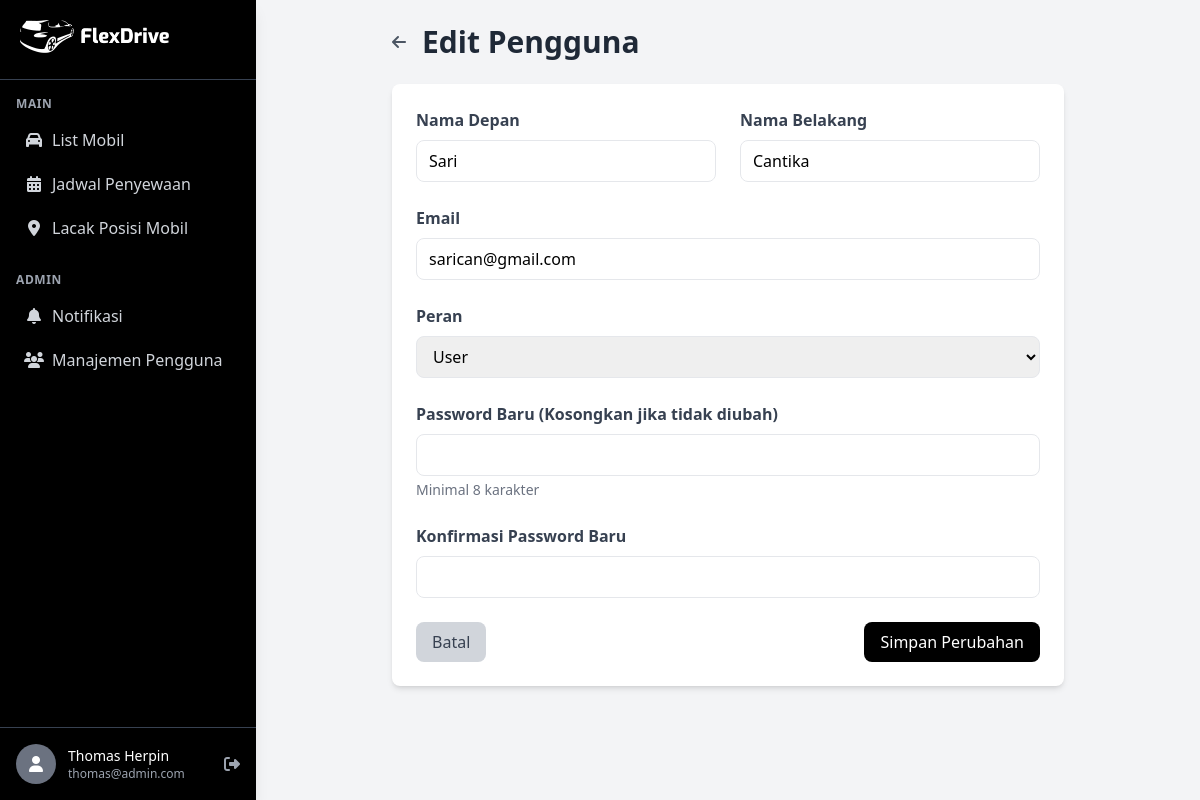
The page /pages/admin/edit_user.php?id=1 (signed in) on the database its author committed.
### tables this page shows
CREATE TABLE `users` (
  `id_user` int(11) NOT NULL,
  `first_name` varchar(50) NOT NULL,
  `last_name` varchar(50) NOT NULL,
  `email` varchar(225) NOT NULL,
  `password` varchar(225) NOT NULL,
  `role` enum('admin','user') NOT NULL DEFAULT 'user'
);

### pages/admin/edit_user.php (the view, shortened to what this page needs)
<?php
require '../config.php';
$userId = $_GET['id'];
$query = "SELECT * FROM users WHERE id_user = ?";
$stmt = mysqli_prepare($conn, $query);
mysqli_stmt_bind_param($stmt, "i", $userId);
mysqli_stmt_execute($stmt);
$result = mysqli_stmt_get_result($stmt);
$user = mysqli_fetch_assoc($result);
?>
<!DOCTYPE html>
<html lang="id">
<head>
    <script src="https://cdn.tailwindcss.com"></script>
    <link href="https://cdnjs.cloudflare.com/ajax/libs/font-awesome/6.4.0/css/all.min.css" rel="stylesheet">
</head>
<body class="bg-gray-100">
    <div class="flex h-screen overflow-hidden">
        <div class="fixed">
            <?php require "../sidebar_admin.php"; ?>
        </div>
        <div class="flex-1 ml-64 overflow-y-auto">
            <div class="p-6">
                <div class="container mx-auto max-w-2xl">
                    <div class="flex items-center mb-6">
                        <a href="manajemen_user.php" class="mr-4 text-gray-600 hover:text-gray-900">
                            <i class="fas fa-arrow-left"></i>
                        </a>
                        <h1 class="text-3xl font-bold text-gray-800">Edit Pengguna</h1>
                    </div>
                    <div class="bg-white shadow-md rounded-lg overflow-hidden">
                        <div class="p-6">
                            <form method="POST" action="">
                                <div class="grid grid-cols-1 md:grid-cols-2 gap-6 mb-6">
                                    <div>
                                        <label for="first_name" class="block text-gray-700 font-semibold mb-2">Nama Depan</label>
                                        <input type="text" id="first_name" name="first_name" value="<?= htmlspecialchars($user['first_name']) ?>"
                                            class="w-full px-3 py-2 border rounded-lg focus:outline-none focus:ring-2 focus:ring-blue-500" required>
                                    </div>
                                    <div>
                                        <label for="last_name" class="block text-gray-700 font-semibold mb-2">Nama Belakang</label>
                                        <input type="text" id="last_name" name="last_name" value="<?= htmlspecialchars($user['last_name']) ?>"
                                            class="w-full px-3 py-2 border rounded-lg focus:outline-none focus:ring-2 focus:ring-blue-500" required>
                                    </div>
                                </div>
                                <div class="mb-6">
                                    <label for="email" class="block text-gray-700 font-semibold mb-2">Email</label>
                                    <input type="email" id="email" name="email" value="<?= htmlspecialchars($user['email']) ?>"
                                        class="w-full px-3 py-2 border rounded-lg focus:outline-none focus:ring-2 focus:ring-blue-500" required>
                                </div>
                                <div class="mb-6">
                                    <label for="role" class="block text-gray-700 font-semibold mb-2">Peran</label>
                                    <select id="role" name="role" class="w-full px-3 py-2 border rounded-lg focus:outline-none focus:ring-2 focus:ring-blue-500">
                                        <option value="user" <?= $user['role'] == 'user' ? 'selected' : '' ?>>User</option>
                                    </select>
                                </div>
                                <div class="mb-6">
                                    <label for="password" class="block text-gray-700 font-semibold mb-2">Password Baru (Kosongkan jika tidak diubah)</label>
                                    <input type="password" id="password" name="password"
                                        class="w-full px-3 py-2 border rounded-lg focus:outline-none focus:ring-2 focus:ring-blue-500">
                                    <p class="text-sm text-gray-500 mt-1">Minimal 8 karakter</p>
                                </div>
                                <div class="mb-6">
                                    <label for="confirm_password" class="block text-gray-700 font-semibold mb-2">Konfirmasi Password Baru</label>
                                    <input type="password" id="confirm_password" name="confirm_password"
                                        class="w-full px-3 py-2 border rounded-lg focus:outline-none focus:ring-2 focus:ring-blue-500">
                                </div>
                                <div class="flex items-center justify-between">
                                    <a href="manajemen_user.php" class="px-4 py-2 bg-gray-300 text-gray-700 rounded-lg hover:bg-gray-400">Batal</a>
                                    <button type="submit" class="px-4 py-2 bg-black text-white rounded-lg hover:bg-gray-700">Simpan Perubahan</button>
                                </div>
                            </form>
                        </div>
                    </div>
                </div>
            </div>
        </div>
    </div>
</body>
</html>

### rows shown on the page
users: first_name "Sari", last_name "Cantika", email "sarican@gmail.com", role "User"

### other values the page prints
$firstName . " " . $lastName "Thomas Herpin"
$email "thomas@admin.com"
